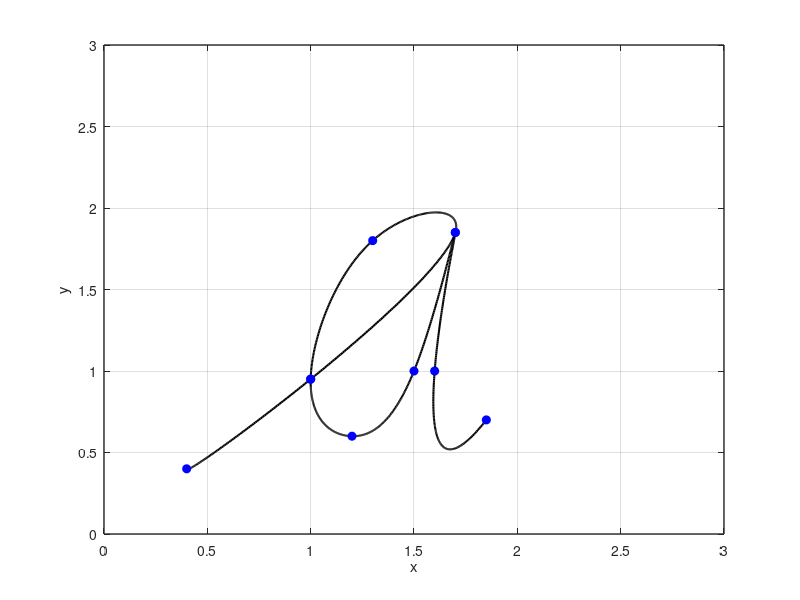

Source code (MATLAB):
x = [0.4 1 1.7 1.3 1 1.2 1.5 1.7 1.6 1.85];
y = [0.4 0.95 1.85 1.8 0.95 0.6 1 1.85 1 0.7];

n = length(x);
t = 0:n-1;
tt = 0:0.01:n-1;

xx = spline(t, x, tt);
yy = spline(t, y, tt);

figure(1)
plot(xx, yy, 'k', 'LineWidth', 1.5)
hold on
plot(x, y , 'bo', 'MarkerFaceColor', 'b')
axis([0 3 0 3])
grid on
xlabel('x')
ylabel('y')
set(gca, 'FontSize', 10, 'LineWidth', 1)
grid on